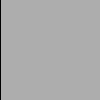
Frame 1 (no input)
Frame 60 (the mouse pressed at the canvas centre just before this capture): identical to frame 1, image omitted
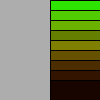
Frame 120 (the mouse held since frame 60 and released just before this capture)

The Processing sketch that drew these frames (run headless with seeded random() and noise(); from frame 60 on, the mouse is pressed at the canvas centre):

// Processing sketch: Quiz_01_Problem_03
// ── Quiz_01_Problem_03.pde
//change the hue, saturation and brightness constant
int i=0;
void setup() {
  colorMode(HSB,300,100,100);
  }
  void draw() {
  background(204);
  fill(100,100,100);
  rect(mouseX,5,mouseY,5);
  fill(90,100,90);
  rect(mouseX,0,mouseY,100);
  fill(80,100,80);
  rect(mouseX,10,mouseY,90);
  fill(70,100,70);
  rect(mouseX,20,mouseY,80);
  fill(60,100,50);
  rect(mouseX,30,mouseY,70);
  fill(50,100,50);
  rect(mouseX,40, mouseY,60);
  fill(40,100,40);
  rect(mouseX,50,mouseY,50);
  fill(30,100,30);
  rect(mouseX,60,mouseY,40);
  fill(20,100,20);
  rect(mouseX,70,mouseY,30);
  fill(10,100,10);
  rect(mouseX,80,mouseY,20);
}
